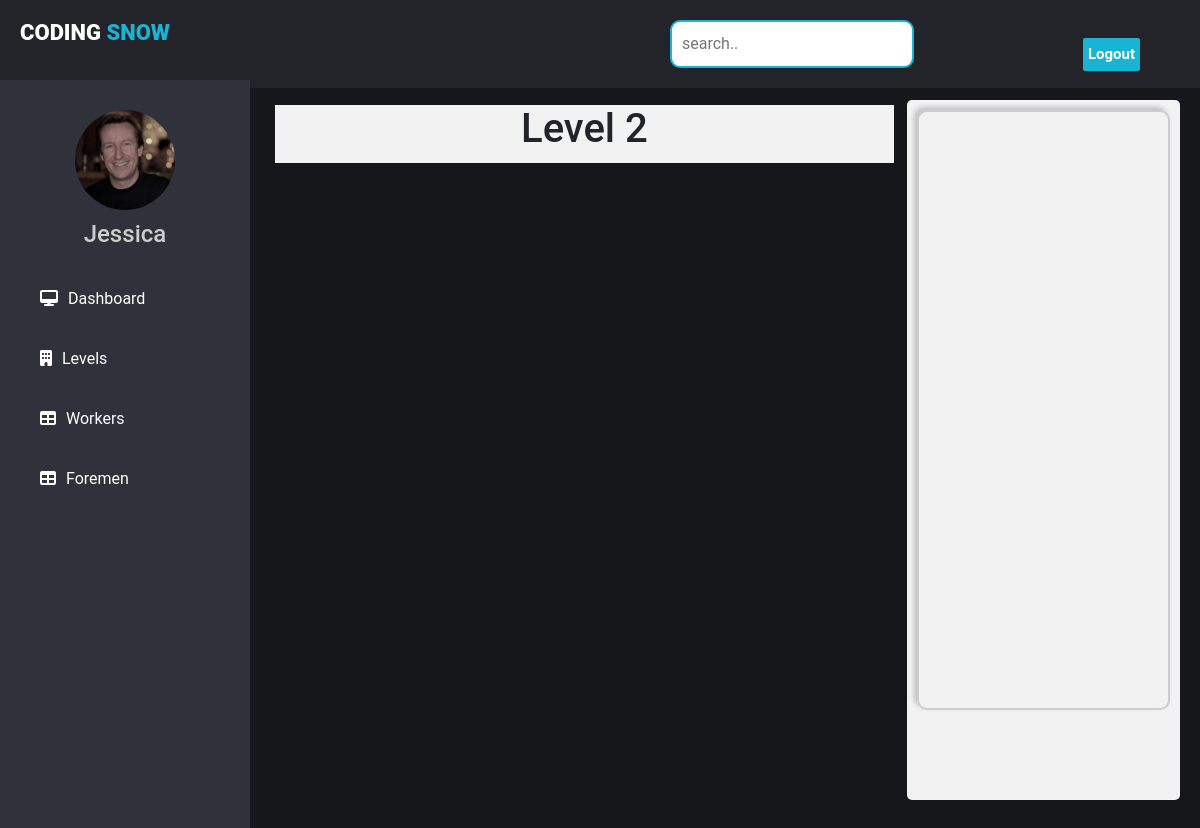
Before: /engineer/level/2 with the older database file.
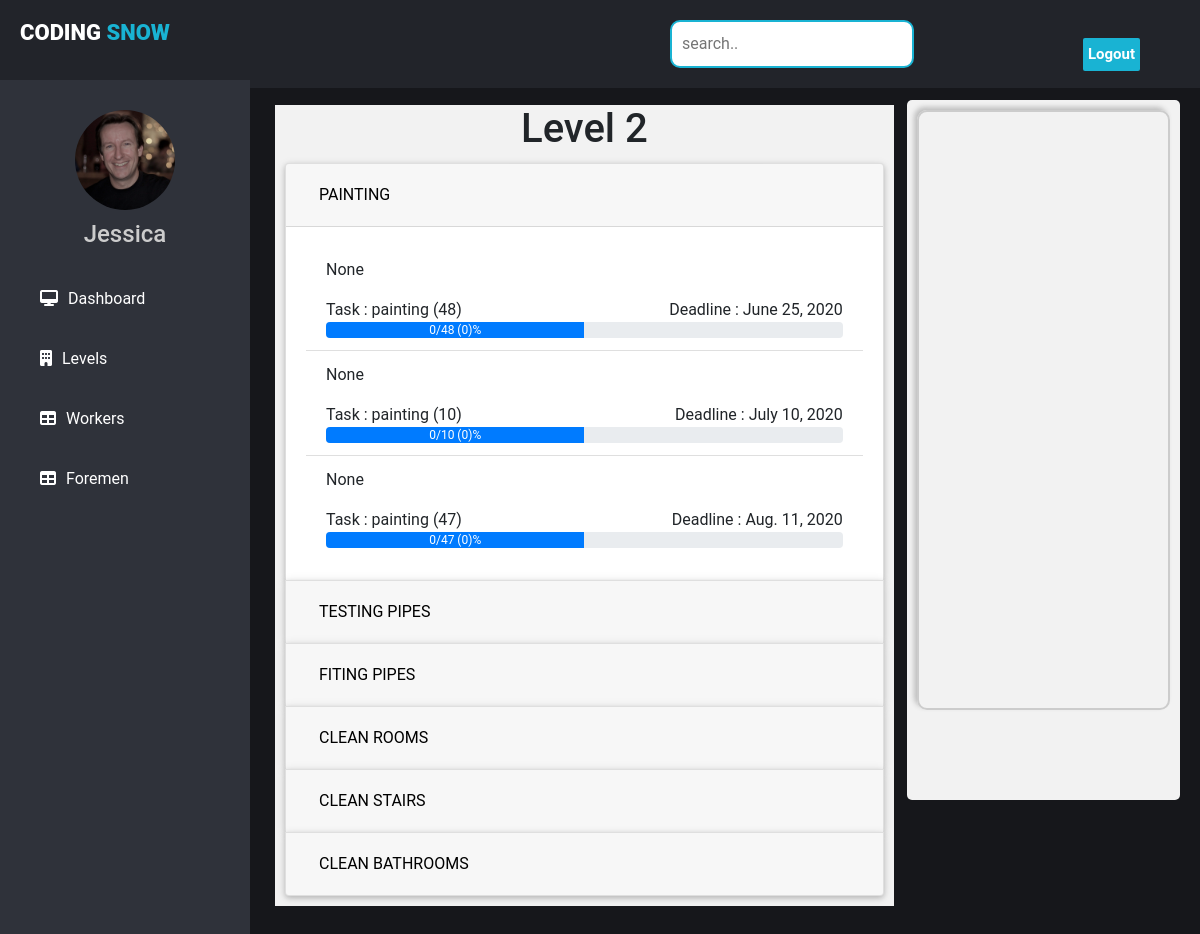
After: the same page with the newer database file.
### tower/models.py (models this page shows, shortened)
class Operation_type(models.Model):
    name = models.CharField(max_length=30)
    allowed = models.CharField(max_length=30,choices=worker_choices)
    level = models.ForeignKey(Level,on_delete=models.SET_NULL,null=True,blank=True)
    def __str__(self):
        return f"{self.name}"
    def operations(self):
        return Operation.objects.filter(type=self).order_by("deadline")

class Operation(models.Model):
    worker = models.ForeignKey(User,on_delete=models.SET_NULL,null=True,blank=True)
    level = models.ForeignKey(Level,on_delete=models.CASCADE)
    type = models.ForeignKey(Operation_type,on_delete=models.CASCADE)
    progress = models.IntegerField(default=0)
    must_finish = models.IntegerField()
    deadline = models.DateField()
    finished = models.DateField(blank=True,null=True)
    description = models.TextField(blank=True,null=True);
    def percent(self):
        return (self.progress*100)//self.must_finish
    def get_description(self):
        if(self.description):
            return self.description
        else:
            return f'{self.type} ({self.must_finish})'

### tower/views.py (the view)
# urls.py: path("engineer/level/<int:num>",engineer_level,name="engineer_level"),
def engineer_level(request,num):
    level = Level.objects.get(name=num)
    operation_types = Operation_type.objects.filter(level=level)
    return render(request,'engineer/level.html',{'operation_types':operation_types,'level':level})

### tower/models.py (called while the page is built)
    def files(self):
        return Report.objects.filter(level = self)

### templates/engineer/level.html (shortened to what this page needs)
{% extends 'engineer/base.html' %}
{% load static %}
{% block style %}
<link rel="stylesheet" href="https://stackpath.bootstrapcdn.com/bootstrap/4.5.0/css/bootstrap.min.css">
<link rel="stylesheet" href="{% static 'css/progress.css' %} ">
{% endblock %}
{% block content %}
<div class="progress_part">
  <h1 class="align-left">Level {{level.name}}</h1>
  <div class="accordion" id="accordionExample">
    {% for operation_type in operation_types %}
    <div class="card">
      <div class="card-header" id="head_{{operation_type.id}}">
        <h2 class="mb-0">
          <button class="cblack btn btn-link btn-block text-left" type="button" data-toggle="collapse" data-target="#id_{{operation_type.id}}" aria-expanded="true" aria-controls="id_{{operation_type.id}}">
          {{operation_type.name}}
          </button>
        </h2>
      </div>
      <div id="id_{{operation_type.id}}" class="collapse {% if forloop.counter == 1 %}show{% endif %}" aria-labelledby="head_{{operation_type.id}}" data-parent="#accordionExample">
        <div class="card-body">
          <ul class="list-group list-group-flush">
            {% for operation in operation_type.operations %}
              <li class="list-group-item">
                <p>{{operation.worker}}</p>
                <p>
                  <span class="float-left">Task : {{operation.get_description}}</span>
                  <span class="float-right">Deadline : {{operation.deadline}} </span>
                </p><br>
                <div class="progress">
                  <div class="progress-bar" role="progressbar" style="width: 50%;" aria-valuenow="50" aria-valuemin="0" aria-valuemax="100">{{operation.progress}}/{{operation.must_finish}} ({{operation.percent}})% </div>
                 </div>
              </li>
            {% endfor %}
          </ul>
        </div>
      </div>
    </div>
    {% endfor %}
  </div>
</div>
<div class="reports">
    <div class="content_side">
    </div>
</div>
{% endblock %}

Changed rows visible on the page:
added Operation_type: name "PAINTING"
added Operation: worker "None", get_description "painting (48)", deadline "June 25, 2020", progress "0", must_finish "48", percent "0"
added Operation: worker "None", get_description "painting (10)", deadline "July 10, 2020", progress "0", must_finish "10", percent "0"
added Operation: worker "None", get_description "painting (47)", deadline "Aug. 11, 2020", progress "0", must_finish "47", percent "0"
added Operation_type: name "TESTING PIPES"
added Operation_type: name "FITING PIPES"
added Operation_type: name "CLEAN ROOMS"
added Operation_type: name "CLEAN STAIRS"
added Operation_type: name "CLEAN BATHROOMS"
